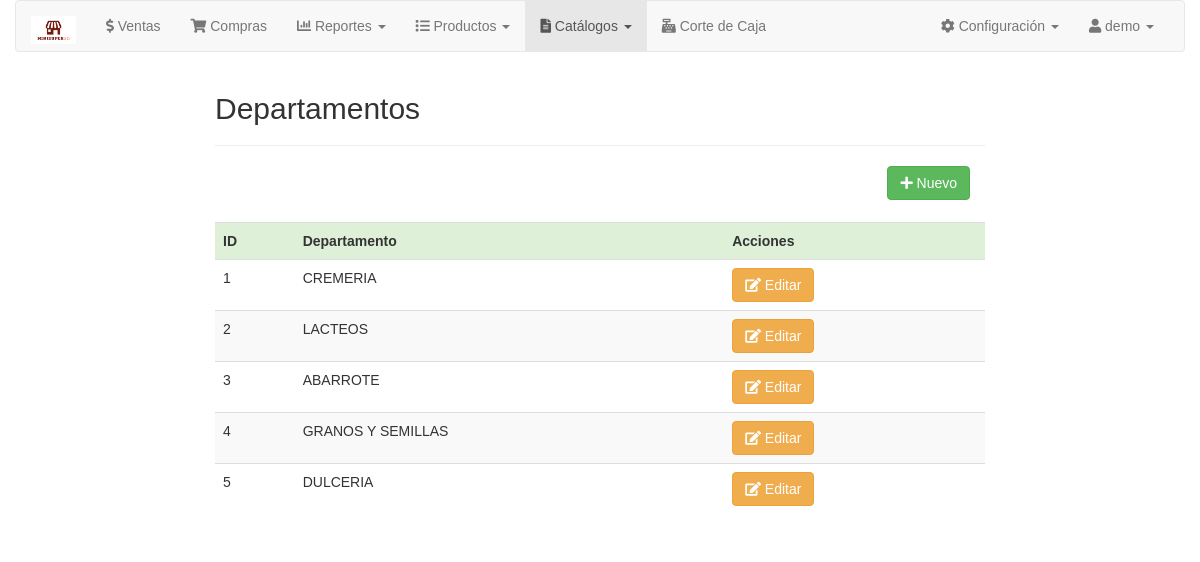
Screenshot of /departamentos.php (signed in) with the database file from the repository.
### tables this page shows
CREATE TABLE `departamentos` (
  `id_departamentos` int(10) NOT NULL AUTO_INCREMENT,
  `nombre_departamentos` varchar(255) DEFAULT NULL,
  PRIMARY KEY (`id_departamentos`) USING BTREE
);

### departamentos.php (the view, shortened to what this page needs)
<?php
	$link = Conectarse();
	$menu_activo = "catalogos";
	$consulta = "SELECT * FROM departamentos ";
	$result = mysqli_query($link, $consulta);
	if($result){
		while($fila = mysqli_fetch_assoc($result)){
			$departamentos[] = $fila;
		}
	}
	else{
		die("Error en la consulta $consulta". mysqli_error($link));
	}
?>
<!DOCTYPE html>
<html lang="es">
	<head>
    <?php include("styles.php"); ?>
	</head>
	<body>
    <div class="container-fluid">
			<?php include("menu.php"); ?>
		</div>
    <section class="container">
			<strong>
				<h2>Departamentos</h2>
			</strong>
			<hr>
			<div class="col-md-12 text-right">
				<button id="nuevo" type="button" class="btn btn-success" >
					<i class="fa fa-plus"></i> Nuevo
				</button>
			</div >
		</section>
    <br>
    <section class="container">
			<table class="table table-striped">
				<tr class="success">
					<td><strong>ID</strong></td>
					<td><strong>Departamento</strong></td>
					<td><strong>Acciones</strong></td>
				</tr>
				<?php foreach($departamentos AS $i=>$fila){	?>
					<tr class="">
						<td><?php echo $fila["id_departamentos"] ?></td>
						<td><?php echo $fila["nombre_departamentos"] ?></td>
						<td>
								<button class="btn btn-warning btn_editar" type="button"
								data-id_registro="<?php echo $fila["id_departamentos"]?>"
								>
									<i class="fas fa-edit" ></i> Editar
								</button>
						</td>
					</tr>
					<?php
					}
				?>
			</table>
			</section>
        <?php print_r ($departamentos)?>
	</body>
</html>

### styles.php
<link href="css/bootstrap.min.css" rel="stylesheet" media="all">
<link href="css/alertify.min.css" rel="stylesheet" media="all"/>
<link href="css/common.css" rel="stylesheet" media="all"  >
<link href="css/imprimir_venta.css" rel="stylesheet" media="all">
<link href="css/all.min.css" rel="stylesheet" >
<link href="lib/autocomplete.css" rel="stylesheet" >

### menu.php (shortened to what this page needs)
<nav class="navbar navbar-default ">
	<div class="container-fluid">
		<div class="navbar-header">
			<a class="navbar-brand" href="index.php">
				<img src="img/logo.png" class="img-responsive" width="45px">
			</a>
		</div>
		<div class="collapse navbar-collapse" id="bs-example-navbar-collapse-1">
			<ul class="nav navbar-nav">
				<?php
					if ($_COOKIE['permiso_usuarios'] == 'mostrador' || $_COOKIE['permiso_usuarios'] == 'administrador') {
					?>
					<li class="<?php echo $menu_activo == "principal" ? "active" : ''; ?>">
						<a href="index.php">
							<i class="fas fa-dollar-sign"></i> Ventas
						</a>
					</li>
					<?php
					}
				?>
				<?php
					if ($_COOKIE["permiso_usuarios"] == "administrador") { ?>
					<li class=" <?php echo $menu_activo == "compras" ? "active" : ''; ?>">
						<a href="compras/compras_lista.php">
							<i class="fas fa-shopping-cart"></i> Compras
						</a>
					</li>
					<li class="dropdown <?php echo $menu_activo == "reportes" ? "active" : ''; ?>">
						<a href="#" class="dropdown-toggle" data-toggle="dropdown">
							<i class="fas fa-chart-bar"></i> Reportes <strong class="caret"></strong>
						</a>
					</li>
				<li class="dropdown <?php echo $menu_activo == "productos" ? "active" : ''; ?>">
						<a href="#" class="dropdown-toggle" data-toggle="dropdown">
							<i class="fas fa-list"></i> Productos <strong class="caret"></strong>
						</a>
					</li>
					<li class="dropdown <?php echo $menu_activo == "catalogos" ? "active" : ''; ?>">
						<a href="#" class="dropdown-toggle" data-toggle="dropdown">
							<i class="fas fa-file-alt"></i> Catálogos <strong class="caret"></strong>
						</a>
						</li>
					<?php
					}
					if ($_COOKIE["permiso_usuarios"] == "caja" || $_COOKIE['permiso_usuarios'] == "administrador" || $_COOKIE['permiso_usuarios'] == "mostrador") {
					?>
					<li class="<?php echo $menu_activo == "resumen" ? "active" : ''; ?>">
						<a href="resumen.php">
							<i class="fas fa-cash-register"></i> Corte de Caja
						</a>
					</li>
					<?php
					}
				?>
			</ul>
			<ul class="nav navbar-nav navbar-right">
				<?php
					if ($_COOKIE["permiso_usuarios"] == "administrador") { ?>
					<li class="dropdown <?php echo $menu_activo == "control" ? "active" : '';?>">
						<a href="#" class="dropdown-toggle" data-toggle="dropdown">
							<i class="fas fa-cog"></i> Configuración <strong class="caret"></strong>
						</a>
					</li>
					<?php
					}
				?>
				<li class="dropdown">
					<a href="#" class="dropdown-toggle" data-toggle="dropdown">
						<i class="fa fa-user"></i>
						<span id="menu_nombre_usuario">
							<?php echo isset($_COOKIE["nombre_usuarios"]) ? $_COOKIE["nombre_usuarios"] : "" ?>
						</span>
						<strong class="caret"></strong>
					</a>
				</li>
			</ul>
		</div>
	</div>
</nav>

### rows the page displays
departamentos: id_departamentos "1", nombre_departamentos "CREMERIA"
departamentos: id_departamentos "2", nombre_departamentos "LACTEOS"
departamentos: id_departamentos "3", nombre_departamentos "ABARROTE"
departamentos: id_departamentos "4", nombre_departamentos "GRANOS Y SEMILLAS"
departamentos: id_departamentos "5", nombre_departamentos "DULCERIA"

### other values shown
$_COOKIE["nombre_usuarios"] "demo"
